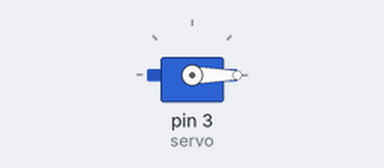
A sketch run on a simulated Arduino Uno, built with avr-gcc and run on an emulated ATmega328P. On the bench: servo.

Above: at 0.1 s.
At 9.1 s:
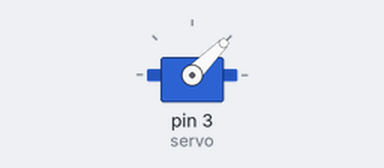
At 18.1 s:
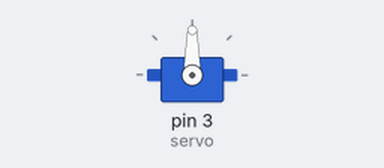
At 36.1 s:
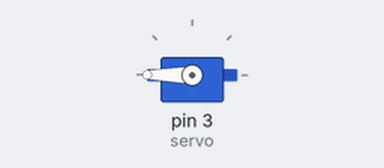
Timing chart, 0 to 40.0 s (numbered marks = the images above):
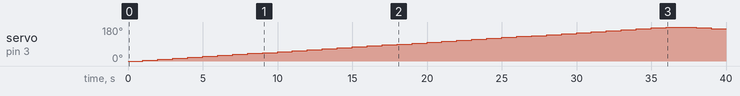

The sketch:

Test6_Servo.ino
```cpp
#include <Servo.h>

Servo servo;

void setup() {
  Serial.begin(9600);
  servo.attach(3);
}

void loop() {
  for(int i=0; i<181; i += 5) {
  servo.write(i);
  delay(1000);
}
  for(int i=180; i>-1; i-= 5) {
  servo.write(i);
  delay(1000);
}
}
```

Measured:
- by itself, servo on pin 3 (servo): rises from 0° to 180° in 35.0 s, then falls to 170° in 3.0 s
